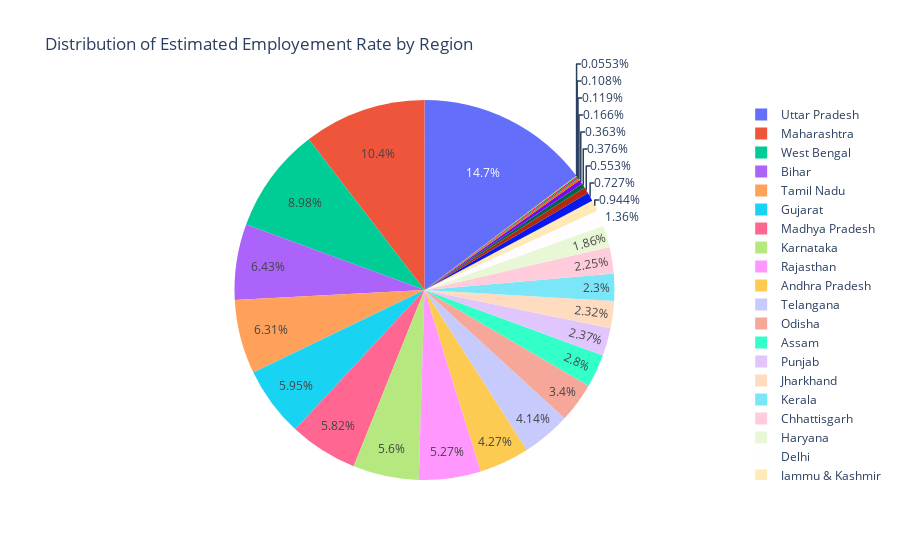

Write notebook code for a chart like this one.
### Code cell
#using pie chart from plotly.express lib to visualize employement rate
px.pie(employement_state,
      names = 'Region',
      values = 'Estimated_Employed',
      title = 'Distribution of Estimated Employement Rate by Region')

### Figure 1 — Plotly figure (JSON) as saved in the notebook; plotly's stock layout.template omitted (floating-point values rounded to 4 significant figures)
{"data": [{"domain": {"x": [0, 1], "y": [0, 1]}, "hovertemplate": "Region=%{label}<br>Estimated_Employed=%{value}<extra></extra>", "labels": ["Uttar Pradesh", "Uttar Pradesh", "Maharashtra", "Maharashtra", "West Bengal", "West Bengal", "Tamil Nadu", "Bihar", "Gujarat", "Madhya Pradesh", "Bihar", "Karnataka", "Gujarat", "Madhya Pradesh", "Karnataka", "Rajasthan", "Tamil Nadu", "Rajasthan", "Andhra Pradesh", "Telangana", "Andhra Pradesh", "Telangana", "Odisha", "Odisha", "Assam", "Assam", "Kerala", "Jharkhand", "Punjab", "Chhattisgarh", "Punjab", "Chhattisgarh", "Jharkhand", "Kerala", "Haryana", "Haryana", "Delhi", "Delhi", "Jammu & Kashmir", "Jammu & Kashmir", "Uttarakhand", "Uttarakhand", "Himachal Pradesh", "Himachal Pradesh", "Tripura", "Tripura", "Meghalaya", "Meghalaya", "Chandigarh", "Chandigarh", "Puducherry", "Goa", "Goa", "Puducherry", "Sikkim", "Sikkim"], "legendgroup": "", "name": "", "showlegend": true, "type": "pie", "values": [28520000.0, 27520000.0, 21020000.0, 18620000.0, 17950000.0, 16190000.0, 13950000.0, 13240000.0, 11910000.0, 11480000.0, 11200000.0, 10750000.0, 10730000.0, 10630000.0, 10560000.0, 10190000.0, 10030000.0, 9845000.0, 8402000.0, 8392000.0, 7823000.0, 7336000.0, 7003000.0, 5936000.0, 5508000.0, 5146000.0, 4803638, 4799000.0, 4788000.0, 4483000.0, 4207000.0, 4064000.0, 4030000.0, 3922000.0, 3731000.0, 3325000.0, 2896000.0, 2269000.0, 1838000.0, 1749000.0, 1427000.0, 1336000.0, 1108000.0, 995200.0, 731600.0, 697500.0, 695500.0, 685800.0, 320800.0, 308800.0, 233100.0, 226900.0, 225100.0, 179000.0, 111100.0, 99088]}], "layout": {"legend": {"tracegroupgap": 0}, "title": {"text": "Distribution of Estimated Employement Rate by Region"}}}
